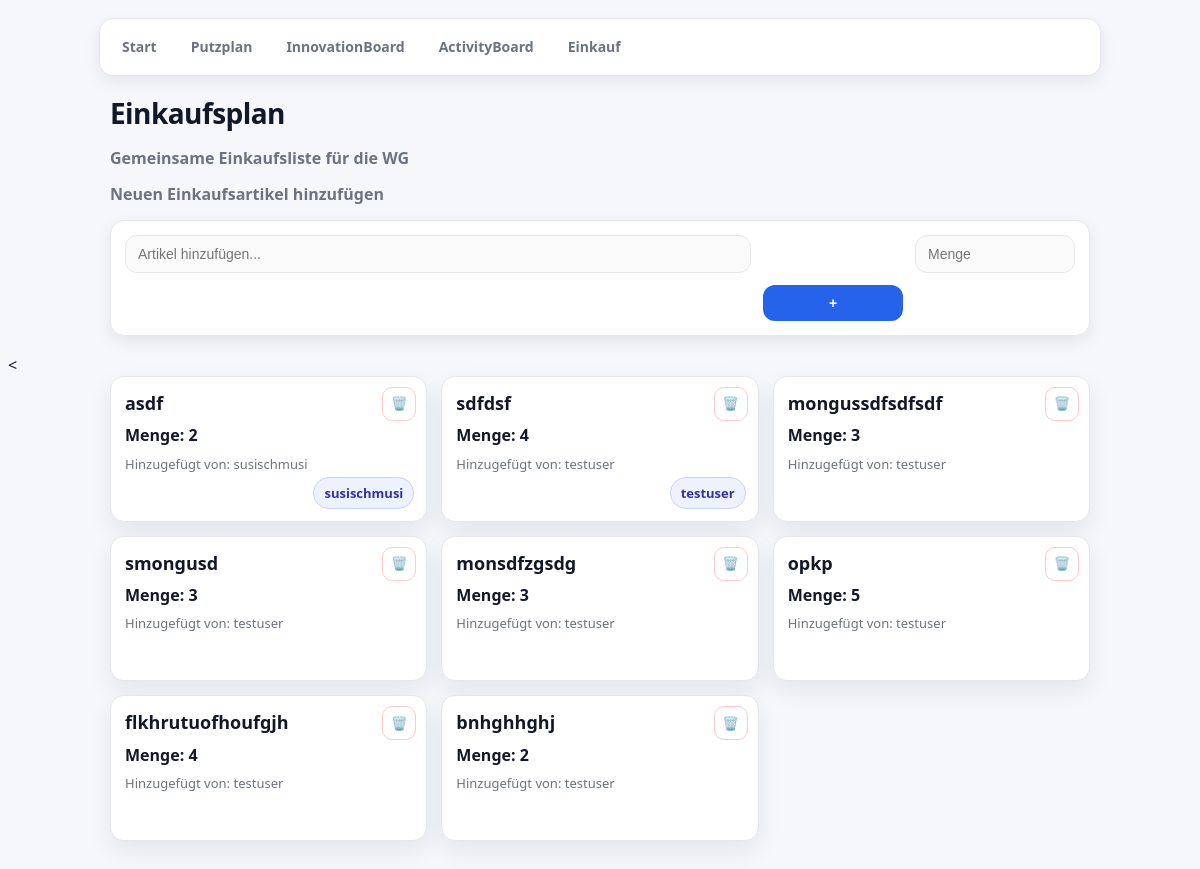
The app's page /einkaufsplan/ (signed in) with its own data.
### db.py (models this page shows)
class ShoppingItem(db.Model):
    __tablename__ = 'SHOPPING_ITEM'
    item_id = db.Column(db.Integer, primary_key=True, index=True)
    wg_id = db.Column(db.Integer, db.ForeignKey('WG.wg_id'), nullable=False)
    added_by = db.Column(db.Integer, db.ForeignKey('USER.user_id'), nullable=False)
    assigned_to = db.Column(db.Integer, db.ForeignKey('USER.user_id'), nullable=True)
    name = db.Column(db.String, nullable=False)
    quantity = db.Column(db.String)
    created_at = db.Column(db.DateTime, default=datetime.now)
    wg = db.relationship('Wg', back_populates='shopping_items')
    added_by_user = db.relationship('User', foreign_keys=[added_by], back_populates='added_items')
    assigned_to_user = db.relationship('User', foreign_keys=[assigned_to], back_populates='assigned_items')

class User(db.Model):
    __tablename__ = 'USER'
    user_id = db.Column(db.Integer, primary_key=True, index=True, unique=True)
    username = db.Column(db.String, nullable=False, unique=True)
    password_hash = db.Column(db.String, nullable=False, unique=True)
    email = db.Column(db.String, nullable=False, unique=True)
    role = db.Column(db.String, nullable=False)
    wg_id = db.Column(db.Integer, db.ForeignKey('WG.wg_id'), nullable=True)
    wg = db.relationship('Wg', back_populates='users')
    cleaning_tasks = db.relationship('CleaningTask', back_populates='assigned_user')
    activities_created = db.relationship('Activity', back_populates='creator')
    ideas = db.relationship('Idea', back_populates='creator',foreign_keys='Idea.created_by')
    idea_comments = db.relationship('Idea_Comment', back_populates='user')
    idea_likes = db.relationship('Idea_Like', back_populates='user')
    added_items = db.relationship('ShoppingItem', foreign_keys='ShoppingItem.added_by', back_populates='added_by_user')
    assigned_items = db.relationship('ShoppingItem', foreign_keys='ShoppingItem.assigned_to', back_populates='assigned_to_user')
    joined_activities = db.relationship(
        "Activity",
        secondary=activity_participants,
        back_populates="participants"
    )  #joined_activities

### app.py (the view, shortened to what this page needs)
@app.route("/einkaufsplan/", methods=["GET", "POST"])
def einkaufsplan():
    if 'user_id' not in session:
        return redirect(url_for('login'))
    form = EinkaufsplanForm()
    user_id = session.get("user_id")
    current_user = User.query.get(user_id) if user_id else None
    if not current_user:
        current_user = User.query.filter_by(username="testuser").first()
    if not current_user:
        flash("Testuser fehlt. Bitte einmal anlegen (username='testuser', wg_id=1).", "error")
        return render_template("einkaufsplan.html", form=form, shopping_items=[])
    wg_id = current_user.wg_id or 1
    shopping_items = (ShoppingItem.query
        .filter_by(wg_id=wg_id)
        .options(
            joinedload(ShoppingItem.assigned_to_user),
            joinedload(ShoppingItem.added_by_user)
        )
        .order_by(ShoppingItem.item_id.desc())
        .all()
    )
    return render_template("einkaufsplan.html", form=form, shopping_items=shopping_items)

### docs/forms.py
class EinkaufsplanForm(FlaskForm):
    item = StringField(validators=[InputRequired(), Length(min=1, max=100)], render_kw={"placeholder": "Artikel hinzufügen..."})
    quantity = IntegerField(validators=[InputRequired()], render_kw={"placeholder": "Menge"})
    submit = SubmitField('+')

### templates/einkaufsplan.html (shortened to what this page needs)
<nav>
  <a href="{{ url_for('dashboard') }}">Start</a>
  <a href="{{ url_for('putzplan') }}">Putzplan</a>
  <a href="{{ url_for('innovation_board') }}">InnovationBoard</a>
  <a href="{{ url_for('activity_board') }}">ActivityBoard</a>
  <a href="{{ url_for('einkaufsplan') }}">Einkauf</a>
</nav>
<h1>Einkaufsplan</h1>
<h2>Gemeinsame Einkaufsliste für die WG</h2>
<h2>Neuen Einkaufsartikel hinzufügen</h2>
<form method = "POST" action="{{ url_for('einkaufsplan') }}" >
    <div class="item-forms">
        {{ form.item(size=32) }}<br>
        {{ form.quantity() }}<br>
        <div class = "submit-btn">
            {{ form.submit() }}
        </div>
    </div>
</form>
<
<div class="shopping-list">
  {% for item in shopping_items %}
    <div class="shopping-item-card">
        <form method="POST" action="{{ url_for('delete_shopping_item', item_id=item.item_id) }}" class="delete-form">
            <button type="submit" class="delete-btn"
                onclick="return confirm('Einkaufsartikel wirklich löschen?');">🗑️
            </button>
        </form>
      <h3 class="mb-1">{{ item.name }}</h3>
      <p class="item-quantity mb-2">Menge: {{ item.quantity }}</p>
      <small class="text-muted">
        Hinzugefügt von:
        {% if item.added_by_user %}
          {{ item.added_by_user.username }}
        {% else %}
          {{ item.added_by }}
        {% endif %}
      </small>
        <br>
        {% if item.assigned_to_user %}
        <small class = "assigned-to">{{ item.assigned_to_user.username }}</small>
        {% endif %}
    </div>
  {% else %}
    <p>Noch keine Einkäufe eingetragen.</p>
  {% endfor %}
</div>

### templates/einkaufsplan.html (style rules this page uses)
nav { display:flex; gap:10px; flex-wrap: wrap; margin: 18px auto 18px; max-width: 980px; padding: 10px; background: var(--surface); border: 1px solid var(--border); border-radius: var(--radius); box-shadow: var(--shadow-sm); }
nav a { text-decoration:none; color: var(--muted); padding: 8px 12px; border-radius: 10px; transition: 0.15s ease; font-weight: 600; font-size: 14px; }
h1, h2 { max-width: 980px; margin: 14px auto; padding: 0 6px; }
h1 { font-size: 28px; letter-spacing: -0.02em; }
h2 { font-size: 16px; color: var(--muted); font-weight: 600; }
form { max-width: 980px; margin: 0 auto; padding: 0 6px; }
.item-forms { display: grid; grid-template-columns: 1fr 140px 160px; gap: 12px; align-items: end; background: var(--surface); border: 1px solid var(--border); border-radius: var(--radius); padding: 14px; box-shadow: var(--shadow-sm); margin-bottom: 18px; }
.item-forms input[type="text"], .item-forms input[type="number"], .item-forms input, .item-forms select { width: 100%; padding: 10px 12px; border-radius: 12px; border: 1px solid var(--border); background: #fafafa; outline: none; font-size: 14px; transition: 0.15s ease; }
.item-forms input[type="submit"], .item-forms button[type="submit"] { width: 100%; padding: 10px 12px; border-radius: 12px; border: 0; background: var(--primary); color: #fff; font-weight: 700; cursor: pointer; transition: 0.15s ease; }
.shopping-list { max-width: 980px; margin: 0 auto; padding: 0 6px 30px; display:grid; grid-template-columns: repeat(auto-fit, minmax(280px, 1fr)); gap: 14px; }
.shopping-item-card { position: relative; background: var(--surface); border: 1px solid var(--border); border-radius: var(--radius); padding: 14px 14px 48px; box-shadow: var(--shadow); transition: 0.15s ease; }
.shopping-item-card h3 { margin: 0 0 8px; font-size: 18px; padding-right: 44px; }
.item-quantity { margin: 0 0 8px; font-weight: 700; color: var(--text); }
.text-muted { color: var(--muted); font-size: 13px; }
.delete-btn { position:absolute; top: 10px; right: 10px; width: 34px; height: 34px; border-radius: 10px; border: 1px solid #fecaca; background: #fff; cursor: pointer; display:flex; align-items:center; justify-content:center; transition: 0.15s ease; }
.assigned-to { position:absolute; bottom: 12px; right: 12px; padding: 6px 10px; border-radius: 999px; background: #eef2ff; color: #3730a3; font-weight: 700; font-size: 13px; border: 1px solid #c7d2fe; max-width: 75%; white-space: nowrap; overflow: hidden; text-overflow: ellipsis; }

### records on screen
ShoppingItem: name "asdf", quantity "2", added_by_user.username "susischmusi", assigned_to_user.username "susischmusi"
ShoppingItem: name "sdfdsf", quantity "4", added_by_user.username "testuser", assigned_to_user.username "testuser"
ShoppingItem: name "mongussdfsdfsdf", quantity "3", added_by_user.username "testuser"
ShoppingItem: name "smongusd", quantity "3", added_by_user.username "testuser"
ShoppingItem: name "monsdfzgsdg", quantity "3", added_by_user.username "testuser"
ShoppingItem: name "opkp", quantity "5", added_by_user.username "testuser"
ShoppingItem: name "flkhrutuofhoufgjh", quantity "4", added_by_user.username "testuser"
ShoppingItem: name "bnhghhghj", quantity "2", added_by_user.username "testuser"
